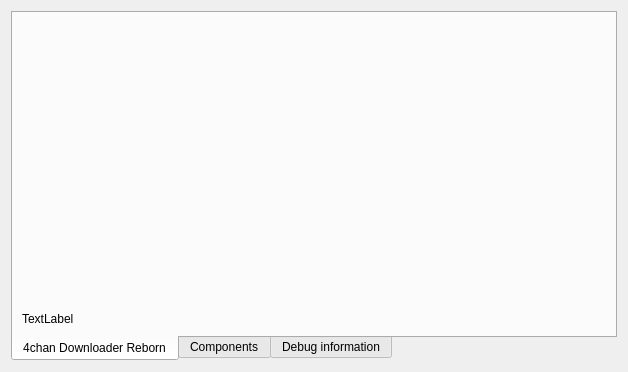
<?xml version="1.0" encoding="UTF-8"?>
<ui version="4.0">
 <class>UIInfo</class>
 <widget class="QDialog" name="UIInfo">
  <property name="geometry">
   <rect>
    <x>0</x>
    <y>0</y>
    <width>628</width>
    <height>372</height>
   </rect>
  </property>
  <property name="sizePolicy">
   <sizepolicy hsizetype="Minimum" vsizetype="Minimum">
    <horstretch>0</horstretch>
    <verstretch>0</verstretch>
   </sizepolicy>
  </property>
  <property name="windowTitle">
   <string>Program Information</string>
  </property>
  <property name="windowIcon">
   <iconset resource="resources.qrc">
    <normaloff>:/icons/resources/about.png</normaloff>:/icons/resources/about.png</iconset>
  </property>
  <layout class="QGridLayout" name="gridLayout_2">
   <item row="0" column="0">
    <widget class="QTabWidget" name="tabWidget">
     <property name="tabPosition">
      <enum>QTabWidget::South</enum>
     </property>
     <property name="currentIndex">
      <number>0</number>
     </property>
     <widget class="QWidget" name="tab">
      <attribute name="title">
       <string>4chan Downloader Reborn</string>
      </attribute>
      <layout class="QGridLayout" name="gridLayout">
       <item row="0" column="0">
        <layout class="QVBoxLayout" name="verticalLayout_2">
         <item>
          <widget class="QLabel" name="label">
           <property name="text">
            <string/>
           </property>
           <property name="pixmap">
            <pixmap resource="resources.qrc">:/icons/resources/about-large.png</pixmap>
           </property>
          </widget>
         </item>
         <item>
          <spacer name="verticalSpacer_2">
           <property name="orientation">
            <enum>Qt::Vertical</enum>
           </property>
           <property name="sizeHint" stdset="0">
            <size>
             <width>20</width>
             <height>40</height>
            </size>
           </property>
          </spacer>
         </item>
         <item>
          <widget class="QLabel" name="lStatistics">
           <property name="text">
            <string>TextLabel</string>
           </property>
          </widget>
         </item>
        </layout>
       </item>
       <item row="0" column="1">
        <widget class="QLabel" name="label_2">
         <property name="sizePolicy">
          <sizepolicy hsizetype="MinimumExpanding" vsizetype="MinimumExpanding">
           <horstretch>0</horstretch>
           <verstretch>0</verstretch>
          </sizepolicy>
         </property>
         <property name="text">
            <string/>
           </property>
         <property name="textFormat">
          <enum>Qt::RichText</enum>
         </property>
         <property name="alignment">
          <set>Qt::AlignLeading|Qt::AlignLeft|Qt::AlignTop</set>
         </property>
         <property name="wordWrap">
          <bool>true</bool>
         </property>
         <property name="openExternalLinks">
          <bool>true</bool>
         </property>
        </widget>
       </item>
      </layout>
     </widget>
     <widget class="QWidget" name="tab_2">
      <attribute name="title">
       <string>Components</string>
      </attribute>
      <layout class="QGridLayout" name="gridLayout_3">
       <item row="0" column="0">
        <widget class="QTreeWidget" name="pluginInfo">
         <attribute name="headerVisible">
          <bool>false</bool>
         </attribute>
         <attribute name="headerDefaultSectionSize">
          <number>200</number>
         </attribute>
         <column>
          <property name="text">
           <string>Name</string>
          </property>
         </column>
         <column>
          <property name="text">
           <string>Value</string>
          </property>
         </column>
        </widget>
       </item>
      </layout>
     </widget>
     <widget class="QWidget" name="tab_3">
      <attribute name="title">
       <string>Debug information</string>
      </attribute>
      <layout class="QGridLayout" name="gridLayout_4">
       <item row="0" column="0">
        <layout class="QHBoxLayout" name="horizontalLayout">
         <item>
          <widget class="QLabel" name="lDebugInformation">
           <property name="text">
            <string/>
           </property>
           <property name="textFormat">
            <enum>Qt::PlainText</enum>
           </property>
          </widget>
         </item>
         <item>
          <widget class="QPushButton" name="btnShowRequests">
           <property name="toolTip">
            <string>View pending requests</string>
           </property>
           <property name="text">
            <string>View Pending Requests</string>
           </property>
           <property name="icon">
            <iconset resource="resources.qrc">
             <normaloff>:/icons/resources/search.png</normaloff>:/icons/resources/search.png</iconset>
           </property>
          </widget>
         </item>
         <item>
          <spacer name="horizontalSpacer">
           <property name="orientation">
            <enum>Qt::Horizontal</enum>
           </property>
           <property name="sizeHint" stdset="0">
            <size>
             <width>40</width>
             <height>20</height>
            </size>
           </property>
          </spacer>
         </item>
        </layout>
       </item>
       <item row="1" column="0">
        <widget class="QPlainTextEdit" name="textEdit">
          <property name="readOnly">
           <bool>true</bool>
          </property>
          <property name="lineWrapMode">
           <enum>QPlainTextEdit::NoWrap</enum>
          </property>
         </widget>
       </item>
      </layout>
     </widget>
    </widget>
   </item>
  </layout>
 </widget>
 <resources>
  <include location="resources.qrc"/>
 </resources>
 <connections/>
</ui>
